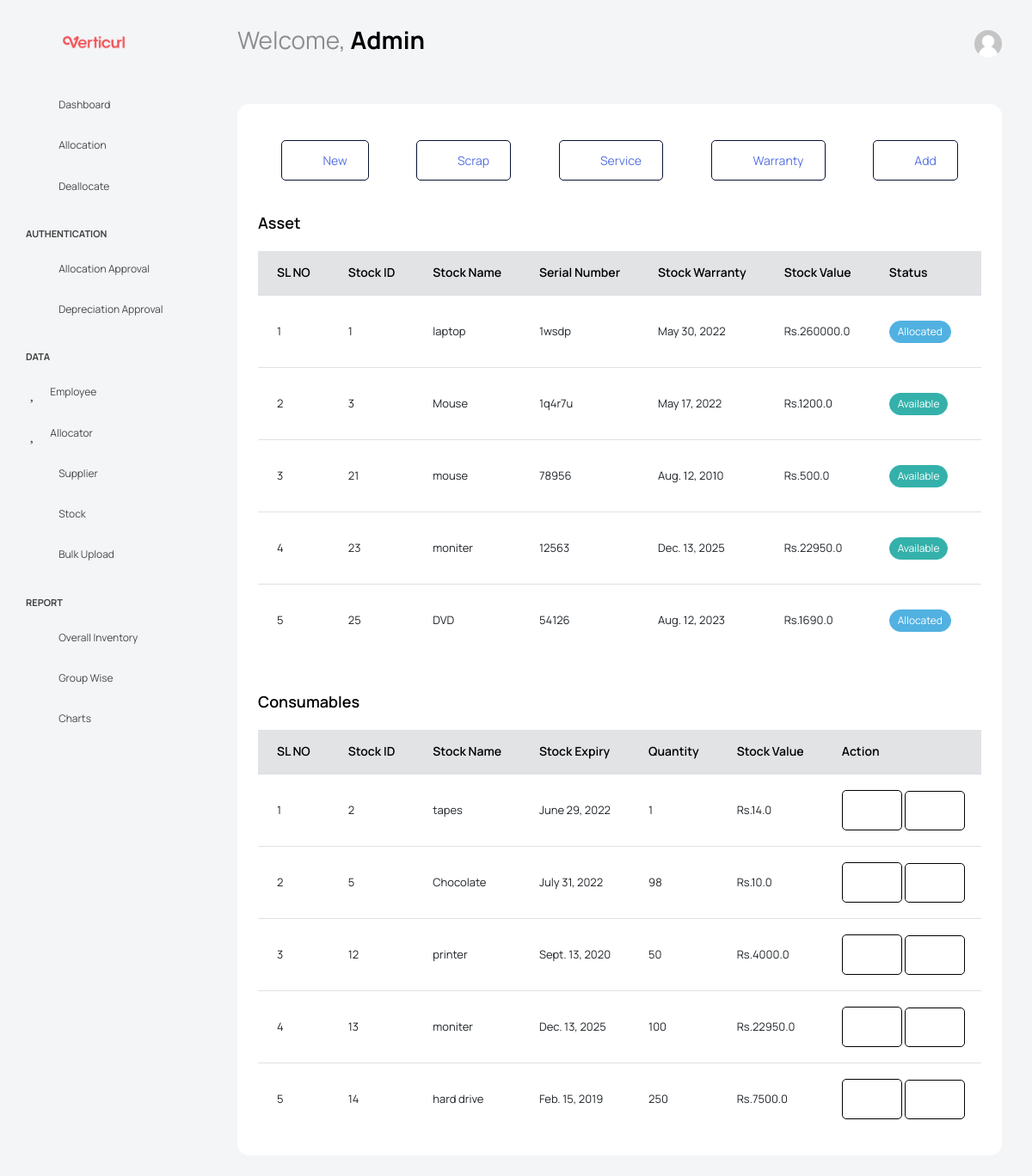
/stock/, run on the app's committed database.
### App/models.py (models this page shows, shortened)
class Asset(models.Model):
    aid = models.ForeignKey(Stock,on_delete=models.CASCADE)
    serial_number = models.CharField(max_length=100)
    depreciation = models.FloatField()
    warranty_date = models.DateField()
    status = models.IntegerField()
    age = models.IntegerField()
    depActive = models.IntegerField()

class Stock(models.Model):
    id = models.IntegerField(primary_key=True)
    product_name = models.CharField(max_length=100)
    product_price = models.FloatField()
    product_type = models.CharField(max_length=20)
    supplier = models.ForeignKey(Supplier, on_delete=models.CASCADE)
    dop = models.DateField()
    temp = models.CharField(max_length=100)

class Consumables(models.Model):
    cid = models.ForeignKey(Stock,on_delete=models.CASCADE)
    old_quantity = models.IntegerField()
    old_expiry = models.DateField()
    new_quantity = models.IntegerField()
    new_expiry = models.DateField()
    min_count = models.IntegerField()

### App/views.py (the view)
# urls.py: path('stock/', views.stock, name='stock'),
def stock(request):
    a = Asset.objects.all()
    c = Consumables.objects.all()
    context ={
        'a':a,
        'c':c,
        'active': 'badge badge-pill-success',
        'exp' : 'badge badge-pill-danger',
        'net': 'badge badge-pill-info',
        'one': 1,
        'two': 2,
    }
    return render(request, 'App/Admin/Dashboard/stock.html',context)

### templates/App/Admin/Dashboard/stock.html (shortened to what this page needs)
<!DOCTYPE html>
{% load static %}
<html lang="en">
<head>
  <link rel="stylesheet" href="{% static 'vendors/feather/feather.css'%} ">
  <link rel="stylesheet" href="{% static 'vendors/mdi/css/materialdesignicons.min.css'%} ">
  <link rel="stylesheet" href="{% static 'vendors/ti-icons/css/themify-icons.css'%} ">
  <link rel="stylesheet" href="{% static 'vendors/typicons/typicons.css'%} ">
  <link rel="stylesheet" href="{% static 'vendors/simple-line-icons/css/simple-line-icons.css'%} ">
  <link rel="stylesheet" href="{% static 'vendors/css/vendor.bundle.base.css'%} ">
  <link rel="stylesheet" href="{% static 'vendors/datatables.net-bs4/dataTables.bootstrap4.css'%} ">
  <link rel="stylesheet" type="text/css" href="{% static 'js/select.dataTables.min.css'%} ">
  <link rel="stylesheet" href="{% static 'vendors/select2/select2.min.css'%} ">
  <link rel="stylesheet" href="{% static 'vendors/morris.js/morris.css'%} ">
  <link rel="stylesheet" href="{% static 'vendors/select2-bootstrap-theme/select2-bootstrap.min.css'%} ">
  <link rel="stylesheet" href="{% static 'css/vertical-layout-light/style.css'%} ">
</head>
<body class="with-welcome-text">
  <div class="container-scroller">
    <nav class="navbar default-layout col-lg-12 col-12 p-0 fixed-top d-flex align-items-top flex-row">
      <div class="text-center navbar-brand-wrapper d-flex align-items-center justify-content-start">
        <div class="me-3">
          <button class="navbar-toggler navbar-toggler align-self-center" type="button" data-bs-toggle="minimize">
            <span class="icon-menu"></span>
          </button>
        </div>
        <div>
          <a class="navbar-brand brand-logo" href="/Admin_Dashboard/">
            <img src="{% static 'Assert/Logo3.png'%}" alt="logo" />
          </a>
        </div>
      </div>
      <div class="navbar-menu-wrapper d-flex align-items-top">
        <ul class="navbar-nav">
          <li class="nav-item font-weight-semibold d-none d-lg-block ms-0">
            <h1 class="welcome-text">Welcome, <span class="text-black fw-bold">Admin</span></h1>
          </li>
        </ul>
        <ul class="navbar-nav ms-auto">
          <li class="nav-item dropdown d-none d-lg-block user-dropdown">
            <a class="nav-link" id="UserDropdown" href="#" data-bs-toggle="dropdown" aria-expanded="false">
              <img class="img-xs rounded-circle" src="{% static 'images/empty_face.jpg' %}" alt="Profile image"> </a>
          </li>
        </ul>
      </div>
    </nav>
    <div class="container-fluid page-body-wrapper">
      <nav class="sidebar sidebar-offcanvas" id="sidebar">
        <ul class="nav">
          <li class="nav-item">
            <a class="nav-link" href="/Admin_Dashboard/">
              <i class="mdi mdi-grid-large menu-icon"></i>
              <span class="menu-title">Dashboard</span>
            </a>
          </li>
          <li class="nav-item">
            <a class="nav-link" href="/allocate/">
              <i class="menu-icon mdi mdi-account-key"></i>
              <span class="menu-title">Allocation</span>
            </a>
          </li>
          <li class="nav-item">
            <a class="nav-link" href="\deallocate\">
              <i class="menu-icon mdi mdi-account-minus"></i>
              <span class="menu-title">Deallocate</span>
            </a>
          </li>
          <li class="nav-item nav-category">Authentication</li>
          <li class="nav-item">
            <a class="nav-link" href="/allocationApproval/">
              <i class="menu-icon mdi  mdi mdi-check"></i>
              <span class="menu-title">Allocation Approval</span>
            </a>
          </li>
          <li class="nav-item">
            <a class="nav-link" href="/depreciationApproval/">
              <i class="menu-icon ti-arrow-down"></i>
              <span class="menu-title">Depreciation Approval</span>
            </a>
          </li>
          <li class="nav-item nav-category">Data</li>
          <li class="nav-item">
            <a class="nav-link" href="/employee/">
              <i class="menu-icon mdi  mdi mdi-account"></i>
              <span class="menu-title">Employee</span>
            </a>
          </li>
            <li class="nav-item">
            <a class="nav-link" href="/newAllocator/">
              <i class="menu-icon mdi  mdi mdi-account"></i>
              <span class="menu-title">Allocator</span>
            </a>
          </li>
          <li class="nav-item">
            <a class="nav-link" href="/supplier/">
              <i class="menu-icon mdi mdi-worker"></i>
              <span class="menu-title">Supplier</span>
            </a>
          </li>
          <li class="nav-item">
            <a class="nav-link" href="/stock/">
              <i class="menu-icon mdi mdi-cart"></i>
              <span class="menu-title">Stock</span>
            </a>
          </li>
            <li class="nav-item">
            <a class="nav-link" href="/bulk/">
              <i class="menu-icon mdi mdi-cloud"></i>
              <span class="menu-title">Bulk Upload</span>
            </a>
          </li>
          <li class="nav-item nav-category">Report</li>
          <li class="nav-item">
            <a class="nav-link"  href="/overallInventory/" >
              <i class="menu-icon mdi mdi-book-open"></i>
              <span class="menu-title">Overall Inventory</span>
            </a>
          </li>
          <li class="nav-item">
            <a class="nav-link" data-bs-toggle="collapse" href="#general-pages" aria-expanded="false" aria-controls="general-pages">
              <i class="menu-icon mdi mdi-book-multiple"></i>
              <span class="menu-title">Group Wise</span>
              <i class="menu-arrow"></i>
            </a>
          </li>
          <li class="nav-item">
            <a class="nav-link" data-bs-toggle="collapse" href="#error" aria-expanded="false" aria-controls="error">
              <i class="menu-icon mdi mdi mdi-chart-line"></i>
              <span class="menu-title">Charts</span>
              <i class="menu-arrow"></i>
            </a>
          </li>
        </ul>
      </nav>
      <div class="main-panel">
        <div class="content-wrapper">
          <div class="card">
            <div class="card-body">
              <div class="row">
                <div class="col-12">
                  <div class="table-responsive table-borderless">
                    <table  class="table table-borderless" style='text-align: center;'>
                      <tbody>
                        <tr>
                          <td>
                            <a href="/newStock/" type="button" class="btn btn-outline-primary btn-icon-text">
                              <i class="btn-icon-prepend mdi mdi-cart-outline"></i>
                              New
                            </a>
                          </td>
                          <td>
                             <a href="/newScrap/" type="button" class="btn btn-outline-primary btn-icon-text">
                               <i class="mdi mdi-cart-off btn-icon-prepend"></i>
                               Scrap
                             </a>
                          </td>
                           <td>
                             <a href="/newService/"  type="button" class="btn btn-outline-primary btn-icon-text">
                               <i class="mdi mdi-settings btn-icon-prepend"></i>
                               Service
                             </a>
                          </td>
                          <td>
                             <a href="/newWarranty" type="button" class="btn btn-outline-primary btn-icon-text">
                               <i class="mdi mdi-note-plus btn-icon-prepend"></i>
                               Warranty
                             </a>
                          </td>
                             <td>
                            <a href="/addStock/" type="button" class="btn btn-outline-primary btn-icon-text">
                              <i class="btn-icon-prepend mdi  mdi-plus"></i>
                              Add
                            </a>
                          </td>
                        </tr>
                      </tbody>
                    </table>
                  </div>
                </div>
              </div>
              <br>
              <h4 class="card-title"> Asset </h4>
              <div class="row">
                <div class="col-12">
                  <div class="table-responsive">
                    <table id="order-listing" class="table">
                                                        <thead class="table-secondary">
                        <tr>
                          <th>SL NO</th>
                            <th>Stock ID</th>
                            <th>Stock Name</th>
                            <th>Serial Number </th>
                            <th>Stock Warranty</th>
                            <th>Stock Value</th>
                            <th>Status</th>
                            <th>Action</th>
                        </tr>
                      </thead>
                      <tbody>
                      {% for i in a %}
                        <tr>
                            <td>{{ forloop.counter}}</td>
                            <td>{{i.aid.id}}</td>
                            <td>{{i.aid.product_name}}</td>
                            <td>{{i.serial_number}}</td>
                            <td>{{i.warranty_date}}</td>
                            <td>Rs.{{i.aid.product_price}}</td>
                            {%if i.status == one%}
                                <td><span class='{{active}}'>Available</span></td>
                            {% elif i.status == two %}
                                <td><span class='{{net}}'>Allocated</span></td>
                            {% else %}
                                <td><span class='{{exp}}'>Scrap</span></td>
                            {% endif %}
                            <td>
                            </td>
                        </tr>
                      {% endfor %}
                      </tbody>
                    </table>
                  </div>
                </div>
              </div>
                <br>
                <br>
                <h4 class="card-title">Consumables</h4>
                <div class="row">
                <div class="col-12">
                  <div class="table-responsive">
                    <table id="order-listing-2" class="table">
                                                        <thead class="table-secondary">
                        <tr>
                          <th>SL NO</th>
                            <th>Stock ID</th>
                            <th>Stock Name</th>
                            <th>Stock Expiry</th>
                            <th>Quantity</th>
                            <th>Stock Value</th>
                            <th>Action</th>
                        </tr>
                      </thead>
                      <tbody>
                        {% for i in c %}
                        <tr>
                            <td>{{ forloop.counter}}</td>
                            <td>{{i.cid.id}}</td>
                            <td>{{i.cid.product_name}}</td>
                            <td>{{i.new_expiry}}</td>
                            <td>{{i.new_quantity}}</td>
                            <td>Rs.{{i.cid.product_price}}</td>
                            <td>
                                <a href="{% url 'editConsumable' i.cid.id %}" type="button" class="btn btn-outline-dark btn-icon-text">
                                  <i class="mdi mdi-grease-pencil btn-icon-prepend"></i>
                                </a>
                                <a href="{% url 'viewConsumable' i.cid.id %}" type="button" class="btn btn-outline-dark btn-icon-text">
                                  <i class="ti-eye btn-icon-prepend"></i>
                                </a>
                            </td>
                        </tr>
                      {% endfor %}
                      </tbody>
                    </table>
                  </div>
                </div>
              </div>
            </div>
          </div>
        </div>
      </div>
      </div>
    </div>
</body>
</html>

### data on the page
Asset: aid.id "1", aid.product_name "laptop", serial_number "1wsdp", warranty_date "May 30, 2022", aid.product_price "260000.0"
Asset: aid.id "3", aid.product_name "Mouse", serial_number "1q4r7u", warranty_date "May 17, 2022", aid.product_price "1200.0"
Asset: aid.id "21", aid.product_name "mouse", serial_number "78956", warranty_date "Aug. 12, 2010", aid.product_price "500.0"
Asset: aid.id "23", aid.product_name "moniter", serial_number "12563", warranty_date "Dec. 13, 2025", aid.product_price "22950.0"
Asset: aid.id "25", aid.product_name "DVD", serial_number "54126", warranty_date "Aug. 12, 2023", aid.product_price "1690.0"
Consumables: cid.id "2", cid.product_name "tapes", new_expiry "June 29, 2022", new_quantity "1", cid.product_price "14.0"
Consumables: cid.id "5", cid.product_name "Chocolate", new_expiry "July 31, 2022", new_quantity "98", cid.product_price "10.0"
Consumables: cid.id "12", cid.product_name "printer", new_expiry "Sept. 13, 2020", new_quantity "50", cid.product_price "4000.0"
Consumables: cid.id "13", cid.product_name "moniter", new_expiry "Dec. 13, 2025", new_quantity "100", cid.product_price "22950.0"
Consumables: cid.id "14", cid.product_name "hard drive", new_expiry "Feb. 15, 2019", new_quantity "250", cid.product_price "7500.0"
